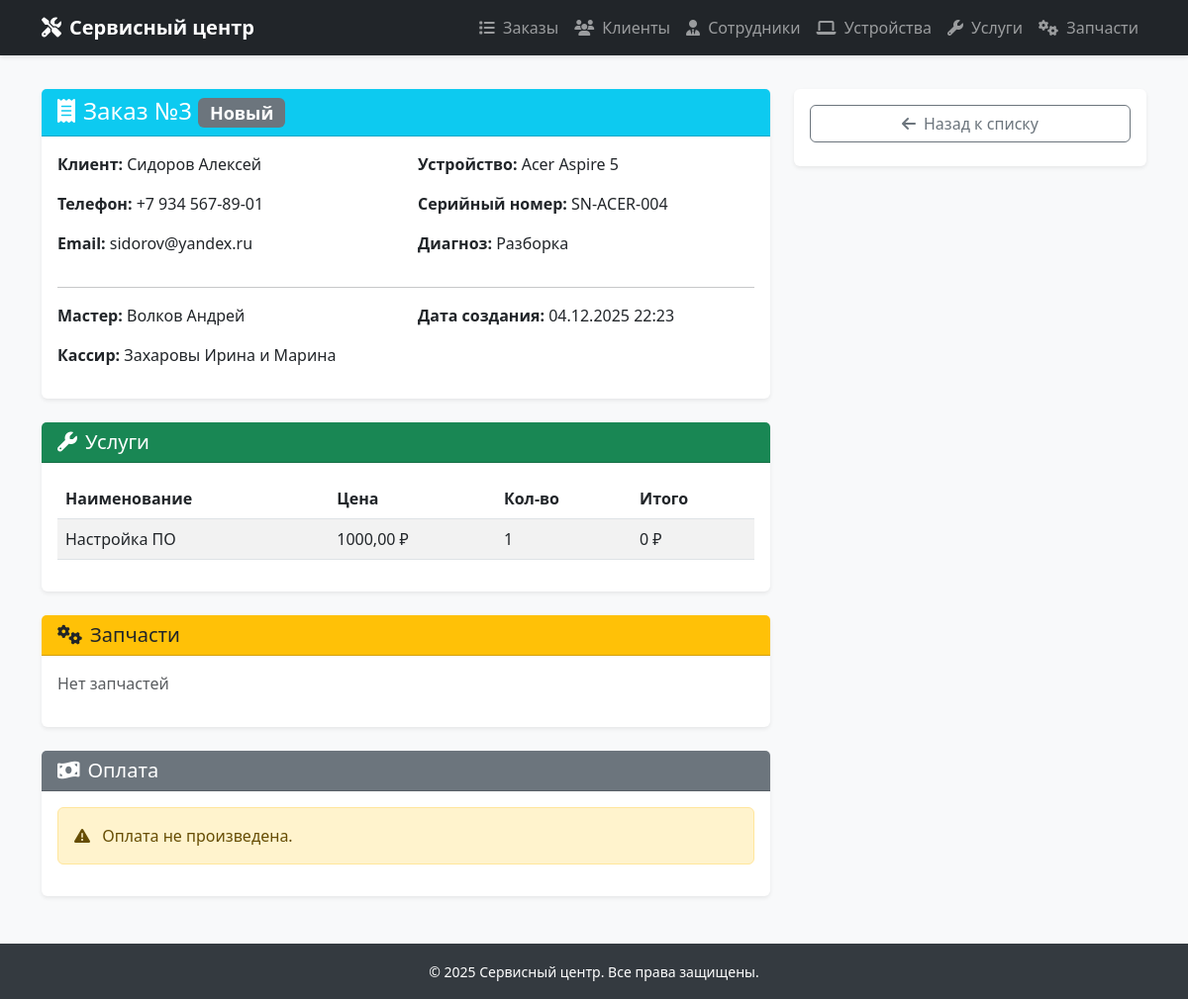
The app's page /orders/3/ with its own data.
### SAMserv/models.py (models this page shows, shortened)
class Order(models.Model):
    STATUS_CHOICES = [
        ('new', 'Новый'),
        ('diagnostics', 'Диагностика'),
        ('repair', 'В ремонте'),
        ('ready', 'Готов'),
        ('issued', 'Выдан'),
    ]
    client = models.ForeignKey(Client, on_delete=models.CASCADE, verbose_name='Клиент')
    device = models.ForeignKey(Device, on_delete=models.CASCADE, verbose_name='Устройство')
    master = models.ForeignKey(Employee, on_delete=models.CASCADE, related_name='orders_as_master', verbose_name='Мастер')
    services = models.ManyToManyField(Service, through='OrderService')
    details = models.ManyToManyField(Detail, through='OrderDetail')
    cashier = models.ForeignKey(Employee, on_delete=models.CASCADE, related_name='orders_as_cashier', verbose_name='Кассир')
    status = models.CharField('Статус', max_length=20, choices=STATUS_CHOICES, default='new')
    final_cost = models.DecimalField('Итоговая цена', max_digits=10, decimal_places=2, null=True, blank=True)
    created_date = models.DateTimeField('Дата создания', auto_now_add=True)
    issue_description = models.TextField('Проблема')
    diagnosis = models.TextField('Диагностика', blank=True)
    estimated_cost = models.DecimalField('Предварительная цена', max_digits=10, decimal_places=2, default=0.00)

class Client(models.Model):
    phone_number = models.CharField('Телефон', max_length=20)
    email = models.CharField('Email', max_length=100)
    last_name = models.CharField('Фамилия', max_length=25)
    first_name = models.CharField('Имя', max_length=25)
    middle_name = models.CharField('Отчество', max_length=25, blank=True, null=True)
    photo = models.ImageField('Фото', upload_to='clients/', blank=True, null=True)

class Device(models.Model):
    brand = models.CharField('Бренд', max_length=50)
    model = models.CharField('Модель', max_length=50)
    serial_number = models.CharField('Серийник', max_length=50)
    appearance = models.TextField('Внешний вид')
    photo = models.ImageField('Фото', upload_to='devices/', blank=True, null=True)

class Employee(models.Model):
    POSITION_CHOICES = [
        ('master', 'Мастер'),
        ('cashier', 'Кассир'),
        ('admin', 'Администратор'),
    ]
    last_name = models.CharField('Фамилия', max_length=25)
    first_name = models.CharField('Имя', max_length=25)
    middle_name = models.CharField('Отчество', max_length=25, blank=True, null=True)
    phone_number = models.CharField('Телефон', max_length=20)
    position = models.CharField('Должность', max_length=50, choices=POSITION_CHOICES)
    access_type = models.CharField('Доступ', max_length=20)
    photo = models.ImageField('Фото', upload_to='employees/', blank=True, null=True)

class OrderService(models.Model):
    order = models.ForeignKey(Order, on_delete=models.CASCADE)
    service = models.ForeignKey(Service, on_delete=models.CASCADE)
    quantity = models.IntegerField(default=1)

class Service(models.Model):
    service_name = models.CharField('Услуга', max_length=100)
    service_cost = models.DecimalField('Цена', max_digits=10, decimal_places=2)

### SAMserv/views.py (the view)
# urls.py: path('orders/<int:pk>/', views.order_detail, name='order-detail'),
def order_detail(request, pk):
    order = get_object_or_404(Order.objects.select_related('client', 'device', 'master', 'cashier'), pk=pk)
    services = order.orderservice_set.select_related('service').all()  # оптимизация
    details = order.orderdetail_set.select_related('detail').all()     # оптимизация
    payment = getattr(order, 'payment', None)
    return render(request, 'orders/order_detail.html', {
        'order': order,
        'services': services,
        'details': details,
        'payment': payment,
    })

### SAMserv/templatetags/custom_filters.py (called while the page is built)
@register.filter
def multiply(value, arg):
    try:
        return float(value) * float(arg)
    except (ValueError, TypeError):
        return 0  # или вернуть None, или бросить исключение

### SAMserv/templates/orders/order_detail.html (shortened to what this page needs)
{% extends 'base.html' %}
{% load custom_filters %}
{% block content %}
<div class="row">
    <div class="col-md-8">
        <div class="card shadow-sm mb-4">
            <div class="card-header bg-info text-white">
                <h4 class="mb-0">
                    <i class="fas fa-receipt me-2"></i>Заказ №{{ order.id }}
                    <span class="badge bg-secondary">{{ order.get_status_display }}</span>
                </h4>
            </div>
            <div class="card-body">
                <div class="row mb-3">
                    <div class="col-md-6">
                        <p><strong>Клиент:</strong> {{ order.client.last_name }} {{ order.client.first_name }}</p>
                        <p><strong>Телефон:</strong> {{ order.client.phone_number }}</p>
                        <p><strong>Email:</strong> {{ order.client.email }}</p>
                    </div>
                    <div class="col-md-6">
                        <p><strong>Устройство:</strong> {{ order.device.brand }} {{ order.device.model }}</p>
                        <p><strong>Серийный номер:</strong> {{ order.device.serial_number }}</p>
                        <p><strong>Диагноз:</strong> {{ order.diagnosis|default:"Не указан" }}</p>
                    </div>
                </div>
                <hr>
                <div class="row">
                    <div class="col-md-6">
                        <p><strong>Мастер:</strong> {{ order.master.last_name }} {{ order.master.first_name }}</p>
                        <p><strong>Кассир:</strong> {{ order.cashier.last_name }} {{ order.cashier.first_name }}</p>
                    </div>
                    <div class="col-md-6">
                        <p><strong>Дата создания:</strong> {{ order.created_date|date:"d.m.Y H:i" }}</p>
                    </div>
                </div>
            </div>
        </div>
        <div class="card shadow-sm mb-4">
            <div class="card-header bg-success text-white">
                <h5 class="mb-0"><i class="fas fa-wrench me-2"></i>Услуги</h5>
            </div>
            <div class="card-body">
                {% if services %}
                    <table class="table table-striped">
                        <thead>
                            <tr>
                                <th>Наименование</th>
                                <th>Цена</th>
                                <th>Кол-во</th>
                                <th>Итого</th>
                            </tr>
                        </thead>
                        <tbody>
                            {% for os in services %}
                                <tr>
                                    <td>{{ os.service.service_name }}</td>
                                    <td>{{ os.service.service_cost }} ₽</td>
                                    <td>{{ os.quantity }}</td>
                                    <td>{{ os.service.service_cost|floatformat:2|multiply:os.quantity }} ₽</td>
                                </tr>
                            {% endfor %}
                        </tbody>
                    </table>
                {% else %}
                    <p class="text-muted">Нет услуг</p>
                {% endif %}
            </div>
        </div>
        <div class="card shadow-sm mb-4">
            <div class="card-header bg-warning text-dark">
                <h5 class="mb-0"><i class="fas fa-cogs me-2"></i>Запчасти</h5>
            </div>
            <div class="card-body">
                {% if details %}
                    <table class="table table-striped">
                        <thead>
                            <tr>
                                <th>Наименование</th>
                                <th>Цена</th>
                                <th>Кол-во</th>
                                <th>Итого</th>
                            </tr>
                        </thead>
                        <tbody>
                            {% for od in details %}
                                <tr>
                                    <td>{{ od.detail.part_name }}</td>
                                    <td>{{ od.detail.price }} ₽</td>
                                    <td>{{ od.quantity }}</td>
                                    <td>{{ od.detail.price|floatformat:2|multiply:od.quantity }} ₽</td>
                                </tr>
                            {% endfor %}
                        </tbody>
                    </table>
                {% else %}
                    <p class="text-muted">Нет запчастей</p>
                {% endif %}
            </div>
        </div>
        <div class="card shadow-sm">
            <div class="card-header bg-secondary text-white">
                <h5 class="mb-0"><i class="fas fa-money-bill-wave me-2"></i>Оплата</h5>
            </div>
            <div class="card-body">
                {% if payment %}
                    <p><strong>Сумма:</strong> {{ payment.amount }} ₽</p>
                    <p><strong>Метод:</strong> {{ payment.get_payment_method_display }}</p>
                    <p><strong>Дата оплаты:</strong> {{ payment.payment_date|date:"d.m.Y H:i" }}</p>
                {% else %}
                    <div class="alert alert-warning">
                        <i class="fas fa-exclamation-triangle me-2"></i> Оплата не произведена.
                    </div>
                {% endif %}
            </div>
        </div>
    </div>
    <div class="col-md-4">
        <div class="card shadow-sm mb-4">
            <div class="card-body">
                <a href="{% url 'order-list' %}" class="btn btn-outline-secondary w-100 mb-2">
                    <i class="fas fa-arrow-left me-2"></i>Назад к списку
                </a>
            </div>
        </div>
    </div>
</div>
{% endblock %}

### SAMserv/templates/base.html (style rules this page uses)
body { display: flex; flex-direction: column; min-height: 100vh; background-color: #f8f9fa; margin: 0; padding-top: 70px; }
.card { transition: transform 0.2s; border: none; box-shadow: 0 2px 4px rgba(0,0,0,0.1); }

### records on screen
Order: id "3", status "Новый", client.last_name "Сидоров", client.first_name "Алексей", client.phone_number "+7 934 567-89-01", client.email "sidorov@yandex.ru", device.brand "Acer", device.model "Aspire 5", device.serial_number "SN-ACER-004", diagnosis "Разборка", master.last_name "Волков", master.first_name "Андрей", cashier.last_name "Захаровы", cashier.first_name "Ирина и Марина", created_date "04.12.2025 22:23"
OrderService: service.service_name "Настройка ПО", service.service_cost "1000,00", quantity "1", service.service_cost|multiply "0"
